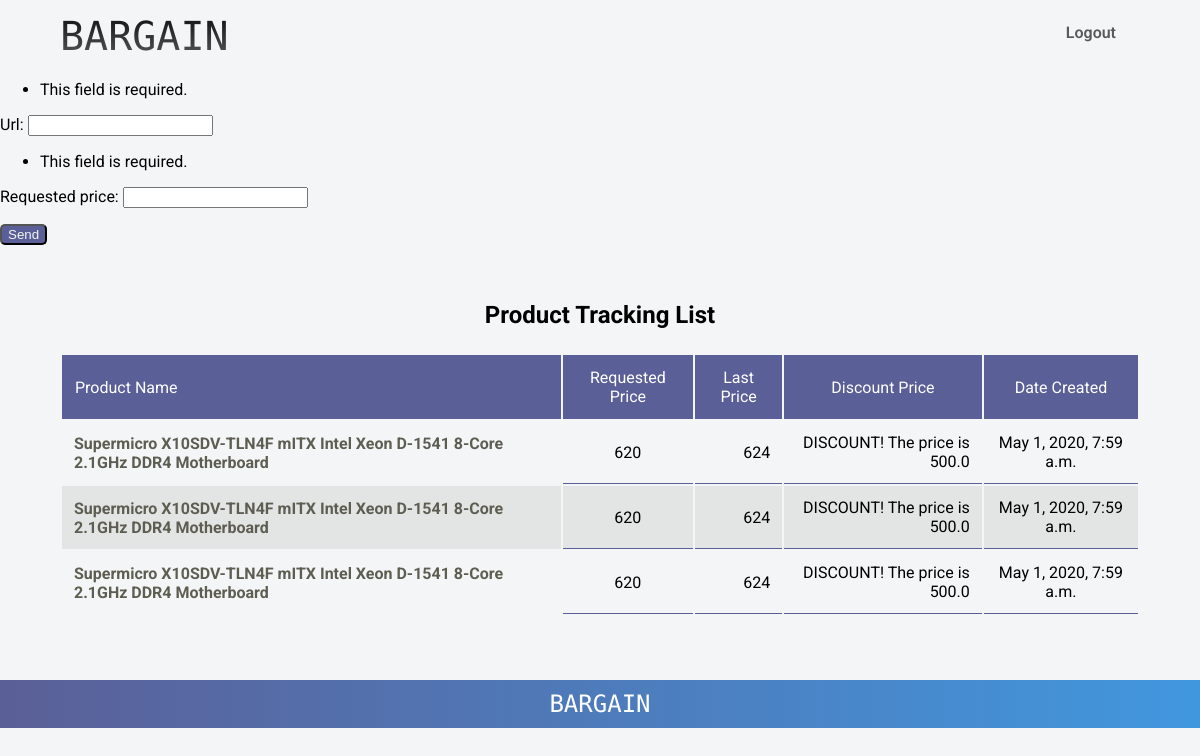
The page / on the database its author committed.
### tracker/models.py (models this page shows, shortened)
class Item(models.Model):
    title = models.CharField(max_length=200)
    url = models.CharField(max_length=600)
    requested_price = models.IntegerField(default=0)
    last_price = models.IntegerField(null=True, blank=True)
    discount_price = models.CharField(max_length=100, null=True, blank=True)
    date = models.DateTimeField(auto_now_add=True)

### tracker/views.py (the view, shortened to what this page needs)
# urls.py: path('', tracker_view, name="tracker"),
def tracker_view(request):
    items = Item.objects.order_by('-id')
    form = AddNewItemForm(request.POST)
    context = {
        'items':items,
        'form':form,
    }
    return render(request, 'tracker.html', context)

### tracker/forms.py
class AddNewItemForm(forms.Form):
    url = forms.CharField(max_length=600)
    requested_price = forms.IntegerField()

### templates/tracker.html (shortened to what this page needs)
{% extends 'base.html' %}
{% block content %}
<form method="POST">
    {{form.as_p}}
    <button class="btn btn-primary" type="submit">Send</button>
</form>
<section class="section">
    <table class="responsive-table">
        <caption>Product Tracking List</caption>
        <thead>
            <tr>
                <th scope="col">Product Name</th>
                <th scope="col">Requested Price</th>
                <th scope="col">Last Price</th>
                <th scope="col">Discount Price</th>
                <th scope="col">Date Created</th>
            </tr>
        </thead>
        <tbody>
            {% for item in items %}
            <tr>
                <th scope="row">{{item.title}}</th>
                <td data-title="Requested Price">{{item.requested_price}}</td>
                <td data-title="Last Price" data-type="currency">{{item.last_price}}</td>
                <td data-title="Discount Price" data-type="currency">{{item.discount_price}}</td>
                <td data-title="Date">{{item.date}}</td>
            </tr>
            {% endfor %}
        </tbody>
    </table>
</section>
<footer>
    <a href="#">BARGAIN</a>
</footer>
{% endblock %}

### templates/base.html (shortened to what this page needs)
<html>
<head>
</head>
<body>
    <nav class="navbar">
        <a href="index.html" class="navbar-brand">BARGAIN</a>
        <div class="nav">
            <a href="http://127.0.0.1:5000/logout" class="navbar-item">Logout</a>
        </div>
    </nav>
    <div class="container py-4">
        {% block content %}
        {% endblock %}
    </div>
</body>
</html>

### templates/base.html (style rules this page uses)
:root { --primary: #5b5f97; --primary-dark: #565989; --primary-light: #dadcf2; --primary-text: #383a52; --secondary: #4197de; --secondary-dark: #1963a2; --secondary-light: #b7d9f5; --secondary-text: #153c5e; --light: #f3f5f6; --dark: #292c2e; --grey: #58595b; }
.btn-primary { background-color: var(--primary); border-radius: 5px; color: var(--light); }
body { margin: 0; background-color: var(--light); font-family: 'Roboto', sans-serif; }
.navbar { z-index: 999; display: flex; align-items: center; justify-content: space-between; height: 8vh; padding: 0 5vw 0 5vw; }
.navbar .navbar-brand { padding-top: 1vh; font-family: 'Libre Barcode 39 Extended Text', cursive; font-size: 5vh; text-decoration: none; color: var(--dark); background: linear-gradient(0deg, var(--grey), #000000); -webkit-background-clip: text; -webkit-text-fill-color: transparent; }
.navbar .nav { font-size: 2vh; font-weight: 600; }
.navbar .navbar-item { padding: 1vh 2vw 1vh 2vw; text-decoration: none; color: var(--grey); }
.section { display: flex; justify-content: space-between; align-items: center; padding: 5vh 5vw 5vh 5vw; }
footer { display: flex; justify-content: center; align-items: center; height: 6vh; background: linear-gradient(90deg, var(--primary), var(--secondary)); }
footer a { font-family: 'Libre Barcode 39 Extended Text', cursive; font-size: 3vh; text-decoration: none; color: #ffffff; }
.responsive-table { width: 100%; margin-bottom: 1.5em; }
.responsive-table thead { position: absolute; clip: rect(1px 1px 1px 1px); clip: rect(1px, 1px, 1px, 1px); padding: 0; border: 0; height: 1px; width: 1px; overflow: hidden; }
.responsive-table thead th { background-color: var(--primary); border: 1px solid var(--primary); font-weight: normal; text-align: center; color: white; }
.responsive-table thead th:first-of-type { text-align: left; }
.responsive-table tbody, .responsive-table tr, .responsive-table th, .responsive-table td { display: block; padding: 0; text-align: left; white-space: normal; }
.responsive-table th, .responsive-table td { padding: .5em; vertical-align: middle; }
.responsive-table caption { margin-bottom: 1em; font-size: 1em; font-weight: bold; text-align: center; }
.responsive-table tbody tr { margin-bottom: 1em; border: 2px solid var(--primary); }
.responsive-table tbody tr:last-of-type { margin-bottom: 0; }
.responsive-table tbody th[scope="row"] { background-color: var(--primary); color: white; }
.responsive-table tbody td[data-type=currency] { text-align: right; }
.responsive-table tbody td[data-title]:before { content: attr(data-title); float: left; font-size: .8em; color: rgba(94, 93, 82, 0.75); }
.responsive-table tbody td { text-align: right; border-bottom: 1px solid var(--primary); }
@media (min-width: 52em) { .responsive-table { font-size: .9em; } }
@media (min-width: 52em) { .responsive-table thead { position: relative; clip: auto; height: auto; width: auto; overflow: auto; } }
@media (min-width: 52em) { .responsive-table tr { display: table-row; } }
@media (min-width: 52em) { .responsive-table th, .responsive-table td { display: table-cell; padding: .5em; } }
@media (min-width: 52em) { .responsive-table caption { font-size: 1.5em; } }
@media (min-width: 52em) { .responsive-table tbody { display: table-row-group; } }
@media (min-width: 52em) { .responsive-table tbody tr { display: table-row; border-width: 1px; } }
@media (min-width: 52em) { .responsive-table tbody tr:nth-of-type(even) { background-color: rgba(94, 93, 82, 0.1); } }
@media (min-width: 52em) { .responsive-table tbody th[scope="row"] { background-color: transparent; color: #5e5d52; text-align: left; } }
@media (min-width: 52em) { .responsive-table tbody td { text-align: center; } }
@media (min-width: 52em) { .responsive-table tbody td[data-title]:before { content: none; } }
@media (min-width: 62em) { .responsive-table { font-size: 1em; } }
@media (min-width: 62em) { .responsive-table th, .responsive-table td { padding: .75em .5em; } }
@media (min-width: 75em) { .responsive-table th, .responsive-table td { padding: .75em; } }
div.container { min-height: 82vh; }

### rows shown on the page
Item: title "Supermicro X10SDV-TLN4F mITX Intel Xeon D-1541 8-Core 2.1GHz DDR4 Motherboard", requested_price "620", last_price "624", discount_price "DISCOUNT! The price is 500.0", date "May 1, 2020, 7:59 a.m."
Item: title "Supermicro X10SDV-TLN4F mITX Intel Xeon D-1541 8-Core 2.1GHz DDR4 Motherboard", requested_price "620", last_price "624", discount_price "DISCOUNT! The price is 500.0", date "May 1, 2020, 7:59 a.m."
Item: title "Supermicro X10SDV-TLN4F mITX Intel Xeon D-1541 8-Core 2.1GHz DDR4 Motherboard", requested_price "620", last_price "624", discount_price "DISCOUNT! The price is 500.0", date "May 1, 2020, 7:59 a.m."
